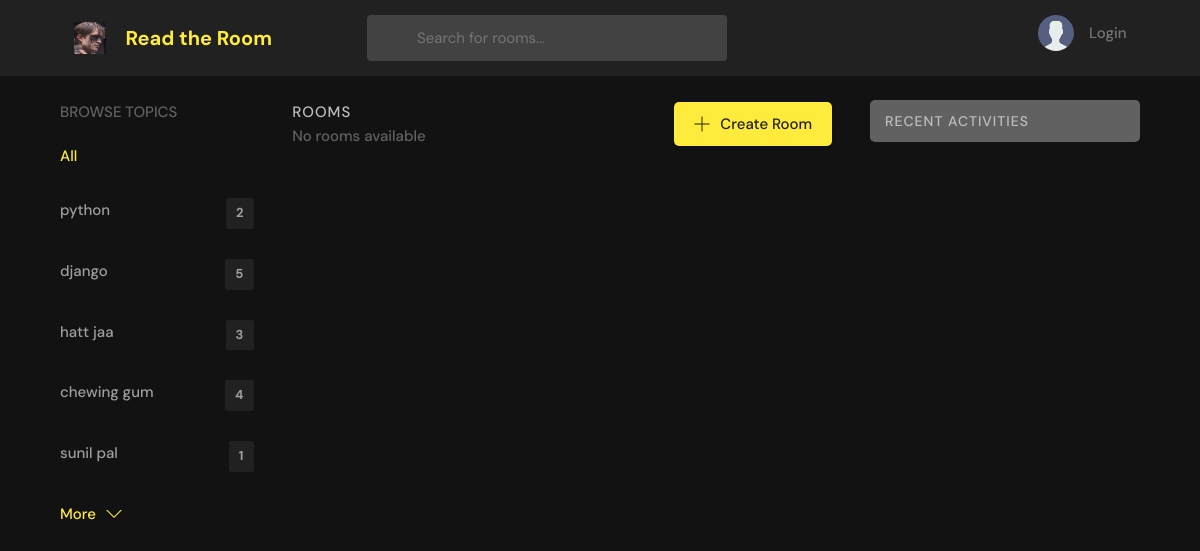
/home/?q=football, run on an earlier commit of the app's database.
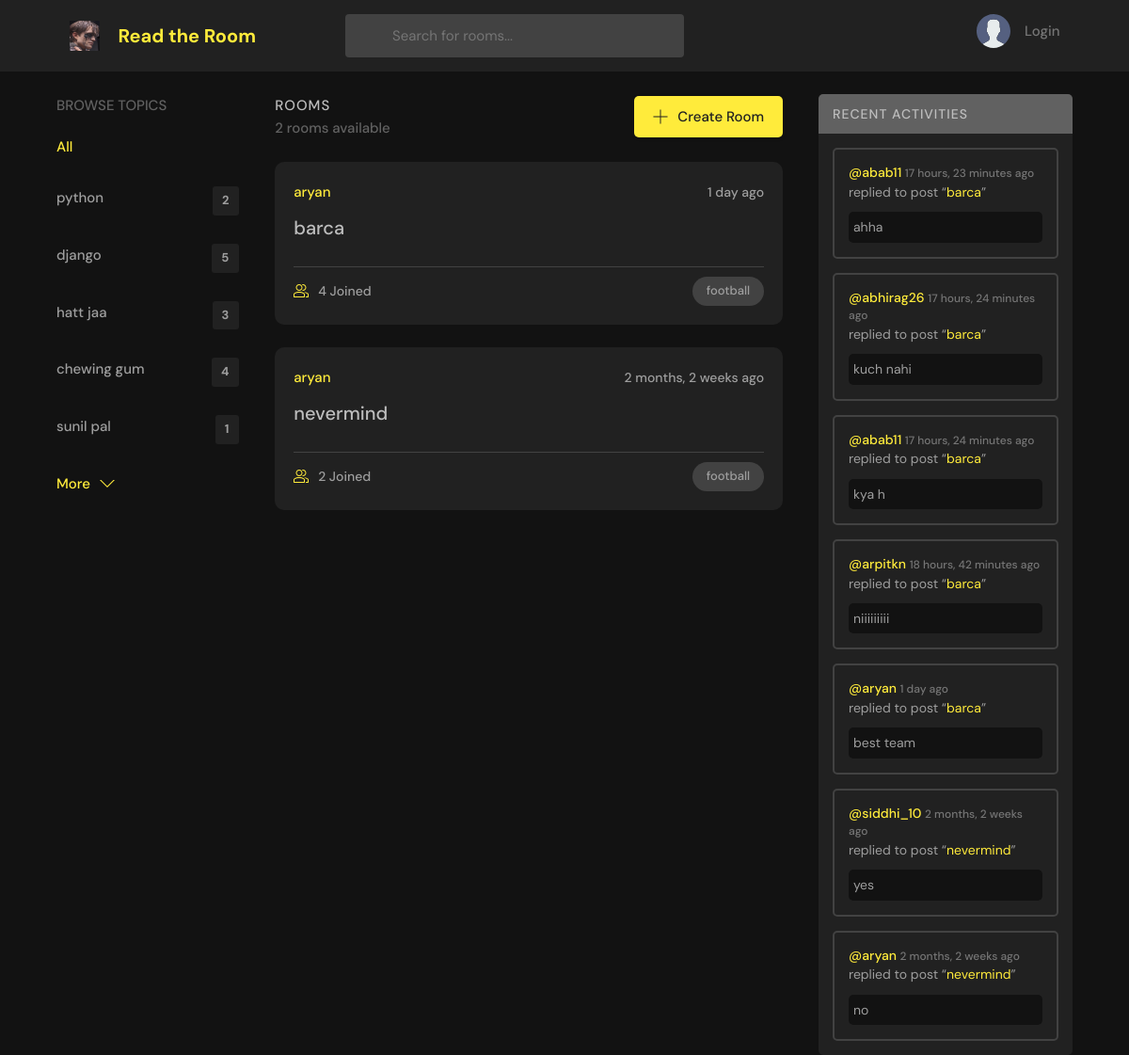
And on a later commit of the database.
### base/models.py (models this page shows, shortened)
class Topic(models.Model):
    name = models.CharField(max_length=200)

class Rooms(models.Model):
    host =  models.ForeignKey(User,on_delete=models.SET_NULL, null = True)
    topic =  models.ForeignKey(Topic,on_delete=models.SET_NULL, null = True)
    name = models.CharField(max_length=200)
    description = models.TextField(null=True, blank=True)
    participants = models.ManyToManyField(User,related_name='participants',blank = True)
    updated = models.DateTimeField(auto_now=True)
    created = models.DateTimeField(auto_now_add=True)
    class Meta:
        ordering = ['-updated','-created']
    def __str__(self):
        return self.name

class Message(models.Model):
    user = models.ForeignKey(User, on_delete=models. CASCADE)
    room = models.ForeignKey(Rooms,on_delete=models.CASCADE)
    body = models.TextField()
    updated = models.DateTimeField(auto_now=True)
    created = models.DateTimeField(auto_now_add=True)
    class Meta:
        ordering = ['-updated','-created']

### base/views.py (the view)
# urls.py: path('home/', views.home, name="home"),  # Home page moved to '/home/'
def home(request):
    q = request.GET.get('q')if request.GET.get('q') != None else ''
    rooms = Rooms.objects.filter(
        Q(topic__name__icontains= q) |
        Q(name__icontains = q) |
         Q(description__icontains = q)
        )
    topics = Topic.objects.all()[0:5]
    room_count = rooms.count()
    room_messages = Message.objects.filter(
        Q(room__topic__name__icontains = q)
    )
    context = {'rooms':rooms, 'topics':topics,'room_count':room_count,
    'room_messages':room_messages  }
    return render(request, 'base/home.html',context)

### base/templates/base/home.html (shortened to what this page needs)
{% extends 'main.html' %}
{% load static %}
{% block content %}
<main class="layout layout--3">
  <div class="container">
    {% include 'base/topics_comp.html' %}
    <div class="roomList">
      <div class="roomList__header">
        <div>
          <h2>Rooms</h2>
          {% if rooms.count == 1 %}
            <p>1 room available</p>
          {% elif rooms.count > 1 %}
            <p>{{ rooms.count }} rooms available</p>
          {% else %}
            <p>No rooms available</p>
          {% endif %}
        </div>
        <a class="btn btn--main" href="{% url 'create-room' %}">
          <svg version="1.1" xmlns="http://www.w3.org/2000/svg" width="32" height="32" viewBox="0 0 32 32">
            <title>add</title>
            <path d="M16.943 0.943h-1.885v14.115h-14.115v1.885h14.115v14.115h1.885v-14.115h14.115v-1.885h-14.115v-14.115z">
            </path>
          </svg>
          Create Room
        </a>
      </div>
      {% include 'base/feed.html' %}
    </div>
    {% include 'base/activity_component.html' %}
  </div>
</main>
{% endblock content %}

### base/templates/base/topics_comp.html
<div class="topics">
    <div class="topics__header">
      <h2>Browse Topics</h2>
    </div>
    <ul class="topics__list">
      <li>
        <a href="{% url 'home' %}" class="active">All </a>
      </li>
      {% for topic in topics %}
      <li>
        <a href="{% url 'home' %}?q={{ topic.name }}">{{topic.name}}<span>{{topic.rooms_set.all.count}}</span></a>
      </li>
      {% endfor %}
    </ul>
    <a class="btn btn--link" href="{% url 'topics' %}">
      More
      <svg version="1.1" xmlns="http://www.w3.org/2000/svg" width="32" height="32" viewBox="0 0 32 32">
        <title>chevron-down</title>
        <path d="M16 21l-13-13h-3l16 16 16-16h-3l-13 13z"></path>
      </svg>
    </a>
  </div>

### base/templates/base/feed.html (shortened to what this page needs)
{%load static%}
{% for room in rooms %}
<div class="roomListRoom">
    <div class="roomListRoom__header">
      <a href="{% url 'user-profile' room.host.id %}" class="roomListRoom__author">
        <span>{{room.host.username}}</span>
      </a>
      <div class="roomListRoom__actions">
        <span>{{room.created|timesince}} ago</span>
      </div>
    </div>
    <div class="roomListRoom__content">
      <a href="{% url 'about' room.id %}">{{room.name}}</a>
    </div>
    <div class="roomListRoom__meta">
      <a href="{% url 'about' room.id %}" class="roomListRoom__joined">
        {{room.participants.all.count}} Joined
      </a>
      <p class="roomListRoom__topic">{{room.topic.name}}</p>
    </div>
  </div>
{% endfor %}

### base/templates/base/activity_component.html (shortened to what this page needs)
{% load static %}
<div class="activities">
    <div class="activities__header">
        <h2>Recent Activities</h2>
    </div>
    {% for message in room_messages %}
        <div class="activities__box">
            <div class="activities__boxHeader roomListRoom__header">
                <a href="{% url 'user-profile' message.user.id %}" class="roomListRoom__author">
                    <p>
                        @{{ message.user }}
                        <span>{{ message.created|timesince }} ago</span>
                    </p>
                </a>
            </div>
            <div class="activities__boxContent">
                <p>replied to post “<a href="{% url 'about' message.room.id %}">{{ message.room }}</a>”</p>
                <div class="activities__boxRoomContent">
                    {{ message.body }}
                </div>
            </div>
        </div>
    {% endfor %}
</div>

What changed in the data, as far as the page shows it:
added Rooms: host.username "aryan", created "1 day", name "barca", participants.all.count "4", topic.name "football"
now on this page (row edited): Rooms: host.username "aryan", created "2 months, 2 weeks", name "nevermind", participants.all.count "2", topic.name "football"
added Message: user "abab11", created "17 hours, 23 minutes", room "barca", body "ahha"
added Message: user "abhirag26", created "17 hours, 24 minutes", room "barca", body "kuch nahi"
added Message: user "abab11", created "17 hours, 24 minutes", room "barca", body "kya h"
added Message: user "arpitkn", created "18 hours, 42 minutes", room "barca", body "niiiiiiiii"
added Message: user "aryan", created "1 day", room "barca", body "best team"
now on this page (row unchanged): Message: user "siddhi_10", created "2 months, 2 weeks", room "nevermind", body "yes"
now on this page (row unchanged): Message: user "aryan", created "2 months, 2 weeks", room "nevermind", body "no"
Also different on the page:
{{ rooms.count }}: (not shown) → "2"
text no longer shown: "No rooms available"
text now shown: "rooms available"
